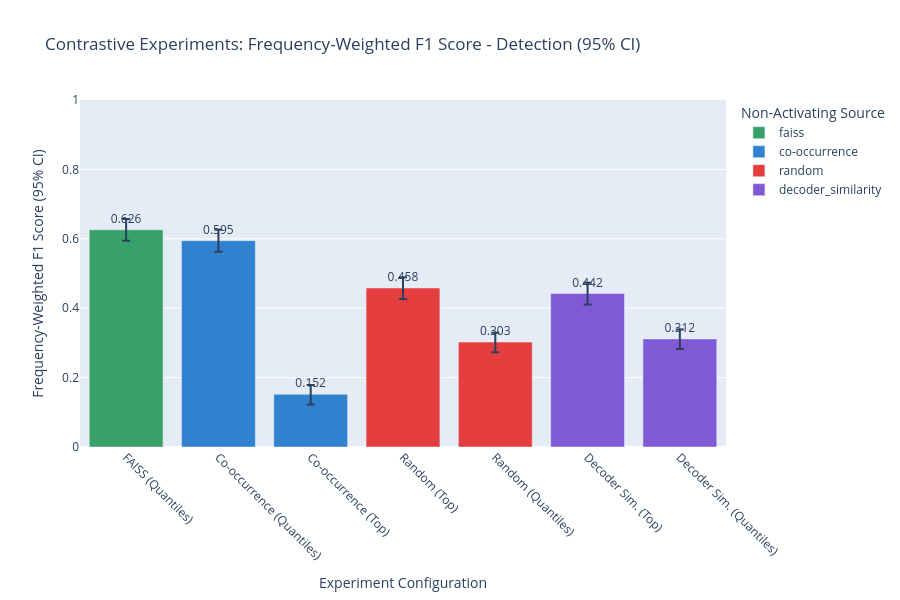
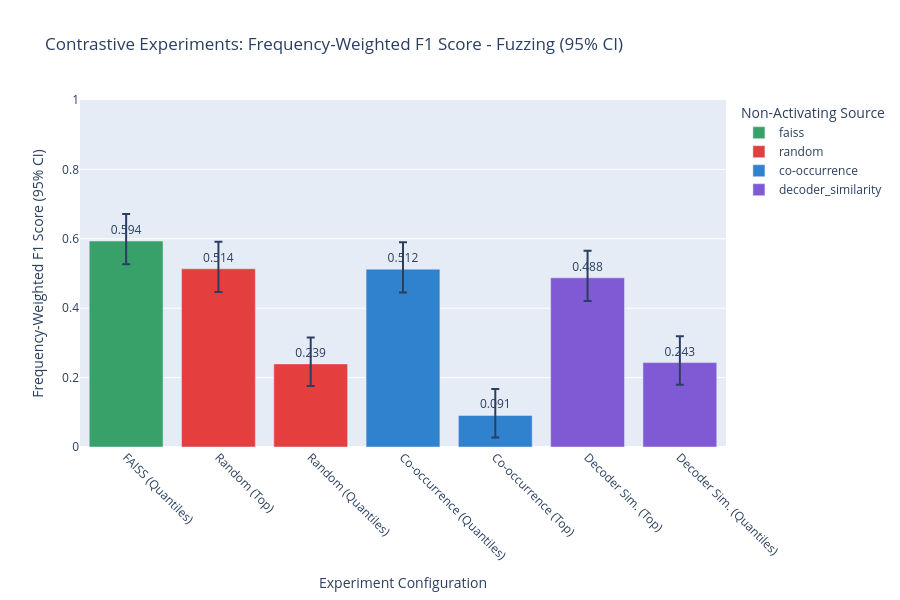

Notebook code cell kept with these figures, in order:
### Markdown cell above
## 3. Generate Mean Frequency-Weighted F1 Bar Charts

Create bar charts showing mean frequency-weighted F1 scores across all contrastive experiments, organized by source and ranking strategy.

### Code cell
# Reuse bootstrap functions from the original notebook
def compute_per_module_f1s(score_subset, counts):
    """Return list of per-module frequency-weighted F1 values computed from the given score_subset."""
    rows = []
    for (module, latent_idx), grp in score_subset.groupby(["module", "latent_idx"]):
        if module in counts and latent_idx < len(counts[module]):
            f1 = compute_classification_metrics(compute_confusion(grp))["f1_score"]
            fire = counts[module][latent_idx].item()
            rows.append({"module": module, "latent_idx": latent_idx, "f1_score": f1, "firing_count": fire})
    if not rows:
        return []
    df = pd.DataFrame(rows)
    per_module_vals = []
    for module in df['module'].unique():
        mdf = df[df['module'] == module]
        firing_weights = counts[module][mdf['latent_idx']].float()
        total_weight = firing_weights.sum()
        if total_weight > 0:
            f1_tensor = torch.as_tensor(mdf['f1_score'].values, dtype=torch.float32)
            module_f1 = (f1_tensor * firing_weights).sum() / firing_weights.sum()
            per_module_vals.append(module_f1.item())
    return per_module_vals

def run_bootstrap_single_thread_optimized(score_subset, counts, n_boot, confidence):
    """Optimized bootstrap using multinomial sampling on precomputed latents."""
    grouped = list(score_subset.groupby(["module", "latent_idx"]))
    
    latent_f1s = []
    latent_weights = []
    module_names = []
    
    for (module, latent_idx), grp in grouped:
        if module in counts and latent_idx < len(counts[module]):
            f1 = compute_classification_metrics(compute_confusion(grp))["f1_score"]
            fire_count = counts[module][latent_idx].item()
            latent_f1s.append(float(f1))
            latent_weights.append(float(fire_count))
            module_names.append(module)
    
    if not latent_f1s:
        return []
    
    latent_f1s = np.asarray(latent_f1s, dtype=np.float64)
    latent_weights = np.asarray(latent_weights, dtype=np.float64)
    unique_modules, module_ids = np.unique(module_names, return_inverse=True)
    num_modules = len(unique_modules)
    num_latents = len(latent_f1s)
    
    samples = []
    
    for i in tqdm(range(n_boot), desc=f"Bootstrapping ({n_boot})", leave=False):
        boot_counts = np.random.multinomial(num_latents, [1.0 / num_latents] * num_latents)
        
        numerator = np.bincount(module_ids, weights=latent_f1s * latent_weights * boot_counts, minlength=num_modules)
        denominator = np.bincount(module_ids, weights=latent_weights * boot_counts, minlength=num_modules)
        
        per_module_f1s = np.divide(numerator, denominator, out=np.zeros_like(numerator), where=denominator != 0)
        samples.append(float(per_module_f1s.mean()))
    
    return samples

def compute_ci_from_samples(samples, freq_weighted_f1, confidence):
    """Compute confidence interval errors from bootstrap samples."""
    if not samples:
        return 0.0, 0.0
    lower_pct = (1.0 - confidence) / 2.0 * 100.0
    upper_pct = (1.0 + confidence) / 2.0 * 100.0
    lower_ci, upper_ci = np.percentile(samples, [lower_pct, upper_pct])
    return float(freq_weighted_f1 - lower_ci), float(upper_ci - freq_weighted_f1)

def compute_contrastive_error_bars(experiment_results, score_type, enable_bootstrap=ENABLE_BOOTSTRAP, n_boot=BOOTSTRAP_SAMPLES, confidence=CONFIDENCE_LEVEL):
    """Compute frequency-weighted F1 and CI errors for contrastive experiments."""
    rows = []
    for exp_name, data in experiment_results.items():
        processed_df = data['processed_df']
        score_row = processed_df[processed_df['score_type'] == score_type]
        if len(score_row) == 0:
            continue
        freq_weighted_f1 = score_row['weighted_f1'].iloc[0] if 'weighted_f1' in score_row.columns else None
        latent_df = data['latent_df']
        counts = data['counts']
        config = data['config']
        score_subset = latent_df[latent_df['score_type'] == score_type]
        
        if len(score_subset) == 0 or counts is None or freq_weighted_f1 is None:
            rows.append({
                'experiment': config['display_name'],  # Use clean display name
                'source': config['source'],
                'ranking': config['ranking'],
                'mode': config['mode'],
                'frequency_weighted_f1': freq_weighted_f1,
                'ci_lower_error': 0.0,
                'ci_upper_error': 0.0
            })
            continue
        
        if enable_bootstrap:
            samples = run_bootstrap_single_thread_optimized(score_subset, counts, n_boot, confidence)
            ci_lower_error, ci_upper_error = compute_ci_from_samples(samples, freq_weighted_f1, confidence)
        else:
            ci_lower_error = 0.0
            ci_upper_error = 0.0
        
        rows.append({
            'experiment': config['display_name'],  # Use clean display name
            'source': config['source'],
            'ranking': config['ranking'],
            'mode': config['mode'],
            'frequency_weighted_f1': float(freq_weighted_f1),
            'ci_lower_error': ci_lower_error,
            'ci_upper_error': ci_upper_error
        })
    
    return pd.DataFrame(rows)

# Generate bar charts for each score type
all_score_types = set()
for data in experiment_results.values():
    all_score_types.update(list(data['processed_df']['score_type'].unique()))
all_score_types = sorted(list(all_score_types))

print(f"Generating bar charts for score types: {all_score_types}")

# Compute error bars for all score types
contrastive_error_tables = {}
for st in all_score_types:
    print(f"Computing error bars for {st} (bootstrap={ENABLE_BOOTSTRAP})")
    contrastive_error_tables[st] = compute_contrastive_error_bars(experiment_results, st)

def score_display_name(st):
    return 'Fuzzing' if str(st).lower() == 'fuzz' else str(st).title()

# Create bar charts
for score_type, error_df in contrastive_error_tables.items():
    if error_df.empty:
        continue
    
    # Sort by frequency_weighted_f1 for better visualization
    error_df = error_df.sort_values('frequency_weighted_f1', ascending=False)
    
    # Create colors based on source
    colors = [SOURCE_COLORS.get(source, '#808080') for source in error_df['source']]
    
    fig = px.bar(
        error_df,
        x='experiment',
        y='frequency_weighted_f1',
        color='source',
        color_discrete_map=SOURCE_COLORS,
        title=f'Contrastive Experiments: Frequency-Weighted F1 Score - {score_display_name(score_type)} ({int(CONFIDENCE_LEVEL*100)}% CI)',
        text='frequency_weighted_f1',
        hover_data=['ranking', 'mode']
    )
    
    # Add error bars
    fig.update_traces(
        error_y=dict(
            type='data',
            symmetric=False,
            array=error_df['ci_upper_error'],
            arrayminus=error_df['ci_lower_error']
        )
    )
    
    fig.update_layout(
        yaxis_range=[0, 1],
        xaxis_title="Experiment Configuration",
        yaxis_title=f"Frequency-Weighted F1 Score ({int(CONFIDENCE_LEVEL*100)}% CI)",
        xaxis={'tickangle': 45},
        height=600,
        legend_title="Non-Activating Source"
    )
    
    fig.update_traces(texttemplate='%{text:.3f}', textposition='outside')
    fig.show()
    
    # Save the chart
    output_file_pdf = visualizations_dir / f"contrastive_freq_weighted_f1_bar_{score_type}.pdf"
    output_file_png = visualizations_dir / f"contrastive_freq_weighted_f1_bar_{score_type}.png"
    fig.write_image(str(output_file_pdf))
    fig.write_image(str(output_file_png))
    print(f"Saved contrastive F1 bar chart: {output_file_pdf}")

print(f"\nBar charts saved to {visualizations_dir}")

### Figure 1 — Plotly figure (JSON) as saved in the notebook; plotly's stock layout.template omitted (floating-point values rounded to 4 significant figures)
{"data": [{"customdata": [["quantiles", "contrastive"]], "error_y": {"array": [0.03132, 0.02699, 0.04945, 0.062, 0.0675, 0.08388, 0.04019], "arrayminus": [0.03168, 0.02942, 0.04276, 0.06108, 0.05569, 0.07231, 0.03307], "symmetric": false, "type": "data"}, "hovertemplate": "source=faiss<br>experiment=%{x}<br>frequency_weighted_f1=%{text}<br>ranking=%{customdata[0]}<br>mode=%{customdata[1]}<extra></extra>", "legendgroup": "faiss", "marker": {"color": "#38A169", "pattern": {"shape": ""}}, "name": "faiss", "orientation": "v", "showlegend": true, "text": [0.6259], "textposition": "outside", "texttemplate": "%{text:.3f}", "type": "bar", "x": ["FAISS (Quantiles)"], "xaxis": "x", "y": [0.6259], "yaxis": "y"}, {"customdata": [["quantiles", "contrastive"], ["top", "contrastive"]], "error_y": {"array": [0.03132, 0.02699, 0.04945, 0.062, 0.0675, 0.08388, 0.04019], "arrayminus": [0.03168, 0.02942, 0.04276, 0.06108, 0.05569, 0.07231, 0.03307], "symmetric": false, "type": "data"}, "hovertemplate": "source=co-occurrence<br>experiment=%{x}<br>frequency_weighted_f1=%{text}<br>ranking=%{customdata[0]}<br>mode=%{customdata[1]}<extra></extra>", "legendgroup": "co-occurrence", "marker": {"color": "#3182CE", "pattern": {"shape": ""}}, "name": "co-occurrence", "orientation": "v", "showlegend": true, "text": [0.5947, 0.1518], "textposition": "outside", "texttemplate": "%{text:.3f}", "type": "bar", "x": ["Co-occurrence (Quantiles)", "Co-occurrence (Top)"], "xaxis": "x", "y": [0.5947, 0.1518], "yaxis": "y"}, {"customdata": [["top", "baseline"], ["quantiles", "baseline"]], "error_y": {"array": [0.03132, 0.02699, 0.04945, 0.062, 0.0675, 0.08388, 0.04019], "arrayminus": [0.03168, 0.02942, 0.04276, 0.06108, 0.05569, 0.07231, 0.03307], "symmetric": false, "type": "data"}, "hovertemplate": "source=random<br>experiment=%{x}<br>frequency_weighted_f1=%{text}<br>ranking=%{customdata[0]}<br>mode=%{customdata[1]}<extra></extra>", "legendgroup": "random", "marker": {"color": "#E53E3E", "pattern": {"shape": ""}}, "name": "random", "orientation": "v", "showlegend": true, "text": [0.4582, 0.3025], "textposition": "outside", "texttemplate": "%{text:.3f}", "type": "bar", "x": ["Random (Top)", "Random (Quantiles)"], "xaxis": "x", "y": [0.4582, 0.3025], "yaxis": "y"}, {"customdata": [["top", "contrastive"], ["quantiles", "contrastive"]], "error_y": {"array": [0.03132, 0.02699, 0.04945, 0.062, 0.0675, 0.08388, 0.04019], "arrayminus": [0.03168, 0.02942, 0.04276, 0.06108, 0.05569, 0.07231, 0.03307], "symmetric": false, "type": "data"}, "hovertemplate": "source=decoder_similarity<br>experiment=%{x}<br>frequency_weighted_f1=%{text}<br>ranking=%{customdata[0]}<br>mode=%{customdata[1]}<extra></extra>", "legendgroup": "decoder_similarity", "marker": {"color": "#805AD5", "pattern": {"shape": ""}}, "name": "decoder_similarity", "orientation": "v", "showlegend": true, "text": [0.4423, 0.3116], "textposition": "outside", "texttemplate": "%{text:.3f}", "type": "bar", "x": ["Decoder Sim. (Top)", "Decoder Sim. (Quantiles)"], "xaxis": "x", "y": [0.4423, 0.3116], "yaxis": "y"}], "layout": {"barmode": "relative", "height": 600, "legend": {"title": {"text": "Non-Activating Source"}, "tracegroupgap": 0}, "title": {"text": "Contrastive Experiments: Frequency-Weighted F1 Score - Detection (95% CI)"}, "xaxis": {"anchor": "y", "domain": [0, 1], "tickangle": 45, "title": {"text": "Experiment Configuration"}}, "yaxis": {"anchor": "x", "domain": [0, 1], "range": [0, 1], "title": {"text": "Frequency-Weighted F1 Score (95% CI)"}}}}

### Figure 2 — Plotly figure (JSON) as saved in the notebook; plotly's stock layout.template omitted (floating-point values rounded to 4 significant figures)
{"data": [{"customdata": [["quantiles", "contrastive"]], "error_y": {"array": [0.07778, 0.076, 0.05223, 0.07617, 0.08826, 0.08506, 0.0363], "arrayminus": [0.06694, 0.06382, 0.04583, 0.06821, 0.07432, 0.066, 0.02852], "symmetric": false, "type": "data"}, "hovertemplate": "source=faiss<br>experiment=%{x}<br>frequency_weighted_f1=%{text}<br>ranking=%{customdata[0]}<br>mode=%{customdata[1]}<extra></extra>", "legendgroup": "faiss", "marker": {"color": "#38A169", "pattern": {"shape": ""}}, "name": "faiss", "orientation": "v", "showlegend": true, "text": [0.5936], "textposition": "outside", "texttemplate": "%{text:.3f}", "type": "bar", "x": ["FAISS (Quantiles)"], "xaxis": "x", "y": [0.5936], "yaxis": "y"}, {"customdata": [["top", "baseline"], ["quantiles", "baseline"]], "error_y": {"array": [0.07778, 0.076, 0.05223, 0.07617, 0.08826, 0.08506, 0.0363], "arrayminus": [0.06694, 0.06382, 0.04583, 0.06821, 0.07432, 0.066, 0.02852], "symmetric": false, "type": "data"}, "hovertemplate": "source=random<br>experiment=%{x}<br>frequency_weighted_f1=%{text}<br>ranking=%{customdata[0]}<br>mode=%{customdata[1]}<extra></extra>", "legendgroup": "random", "marker": {"color": "#E53E3E", "pattern": {"shape": ""}}, "name": "random", "orientation": "v", "showlegend": true, "text": [0.5136, 0.2394], "textposition": "outside", "texttemplate": "%{text:.3f}", "type": "bar", "x": ["Random (Top)", "Random (Quantiles)"], "xaxis": "x", "y": [0.5136, 0.2394], "yaxis": "y"}, {"customdata": [["quantiles", "contrastive"], ["top", "contrastive"]], "error_y": {"array": [0.07778, 0.076, 0.05223, 0.07617, 0.08826, 0.08506, 0.0363], "arrayminus": [0.06694, 0.06382, 0.04583, 0.06821, 0.07432, 0.066, 0.02852], "symmetric": false, "type": "data"}, "hovertemplate": "source=co-occurrence<br>experiment=%{x}<br>frequency_weighted_f1=%{text}<br>ranking=%{customdata[0]}<br>mode=%{customdata[1]}<extra></extra>", "legendgroup": "co-occurrence", "marker": {"color": "#3182CE", "pattern": {"shape": ""}}, "name": "co-occurrence", "orientation": "v", "showlegend": true, "text": [0.5125, 0.091], "textposition": "outside", "texttemplate": "%{text:.3f}", "type": "bar", "x": ["Co-occurrence (Quantiles)", "Co-occurrence (Top)"], "xaxis": "x", "y": [0.5125, 0.091], "yaxis": "y"}, {"customdata": [["top", "contrastive"], ["quantiles", "contrastive"]], "error_y": {"array": [0.07778, 0.076, 0.05223, 0.07617, 0.08826, 0.08506, 0.0363], "arrayminus": [0.06694, 0.06382, 0.04583, 0.06821, 0.07432, 0.066, 0.02852], "symmetric": false, "type": "data"}, "hovertemplate": "source=decoder_similarity<br>experiment=%{x}<br>frequency_weighted_f1=%{text}<br>ranking=%{customdata[0]}<br>mode=%{customdata[1]}<extra></extra>", "legendgroup": "decoder_similarity", "marker": {"color": "#805AD5", "pattern": {"shape": ""}}, "name": "decoder_similarity", "orientation": "v", "showlegend": true, "text": [0.4876, 0.2432], "textposition": "outside", "texttemplate": "%{text:.3f}", "type": "bar", "x": ["Decoder Sim. (Top)", "Decoder Sim. (Quantiles)"], "xaxis": "x", "y": [0.4876, 0.2432], "yaxis": "y"}], "layout": {"barmode": "relative", "height": 600, "legend": {"title": {"text": "Non-Activating Source"}, "tracegroupgap": 0}, "title": {"text": "Contrastive Experiments: Frequency-Weighted F1 Score - Fuzzing (95% CI)"}, "xaxis": {"anchor": "y", "domain": [0, 1], "tickangle": 45, "title": {"text": "Experiment Configuration"}}, "yaxis": {"anchor": "x", "domain": [0, 1], "range": [0, 1], "title": {"text": "Frequency-Weighted F1 Score (95% CI)"}}}}
